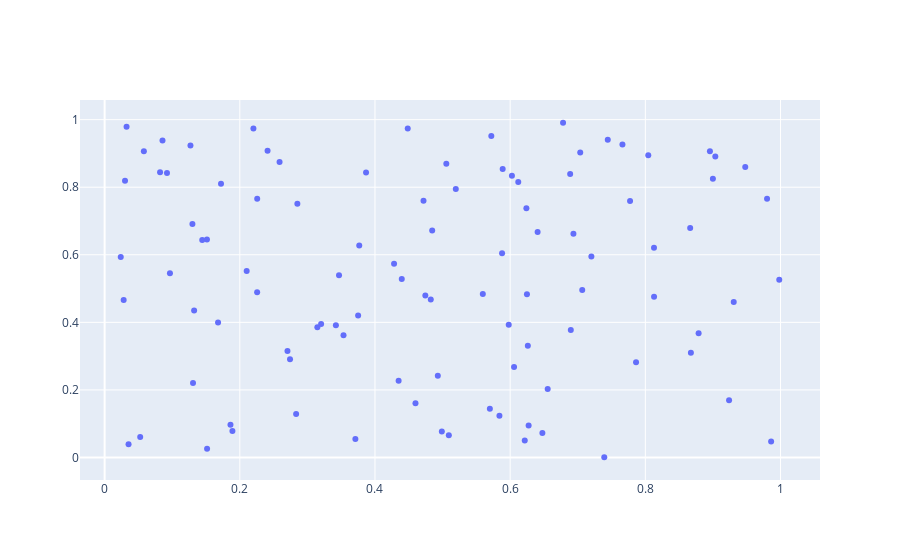

This figure's notebook cell:
### Code cell
data = [trace]
iplot(data)
